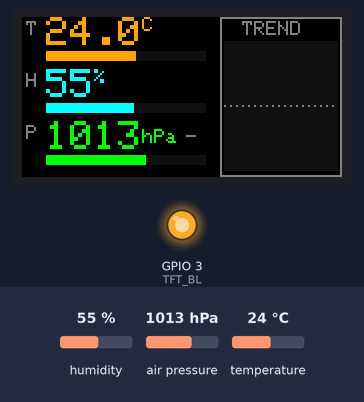
A sketch run on a simulated Seeed XIAO ESP32-C3. Shown: 160×80 colour display, output pins drawn as LEDs (lit = HIGH). The test bench sets the inputs (shaded band); at power-on: temperature 24 °C, humidity 55 %, air pressure 1013 hPa. What the sketch prints to the serial monitor is not drawn.

Above: at 2.6 s.
2.7 s: temperature set to 12 °C
At 5.2 s:
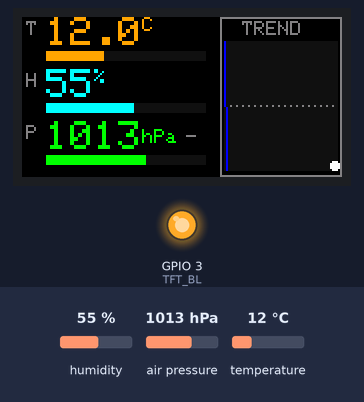
8.8 s: temperature set to 19 °C
At 11.0 s:
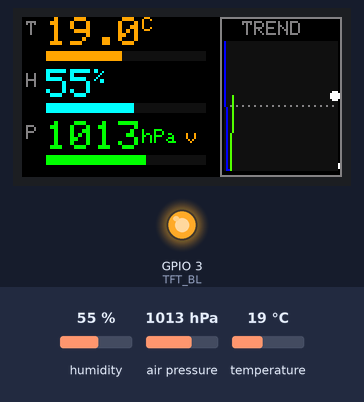
14.9 s: temperature set to 28 °C
At 16.8 s:
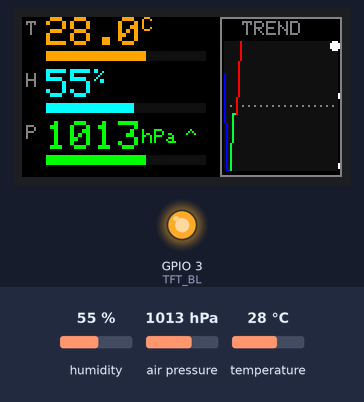
21.0 s: temperature set to 33 °C
At 22.5 s:
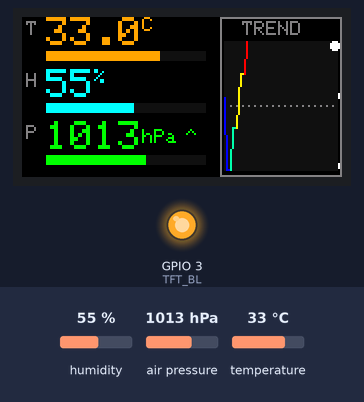
27.1 s: temperature set to 41 °C
At 28.3 s:
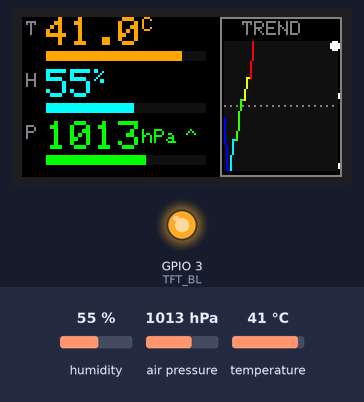
33.2 s: temperature set to 1 °C
At 35.3 s:
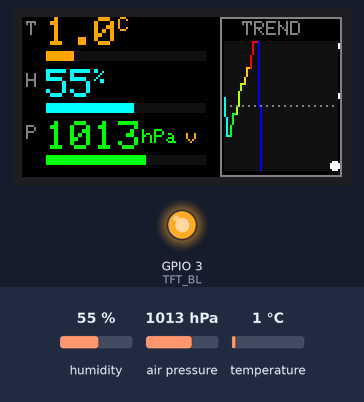
Timing chart, 0 to 36.8 s (numbered marks = the images above; inputs shaded):
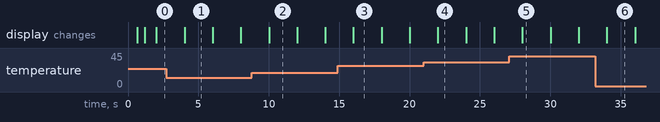

The sketch:

esp32c3_bme280_160x80tft_graphical.ino
```cpp
/*
 * BME280 Graphical Display
 * ESP32-C3 Super Mini + ST7735 160x80
 *
 * Features:
 *   - Color-coded values
 *   - Horizontal bar graphs
 *   - Temperature trend mini-graph
 *   - Clean layout for 160x80 display
 */

#include <Adafruit_GFX.h>
#include <Adafruit_ST7735.h>
#include <SPI.h>
#include <Adafruit_Sensor.h>
#include <Adafruit_BME280.h>

// BME280 I2C pins
#define BME280_I2C_SDA_PIN 8
#define BME280_I2C_SCL_PIN 9
#define BME280_I2C_ADDRESS 0x76
#define SEALEVELPRESSURE_HPA (1013.25)

// TFT pins
#define TFT_SCLK 4
#define TFT_MOSI 6
#define TFT_CS   7
#define TFT_DC   5
#define TFT_RST  10
#define TFT_BL   3

// Objects
Adafruit_BME280 bme;
Adafruit_ST7735 tft = Adafruit_ST7735(TFT_CS, TFT_DC, TFT_MOSI, TFT_SCLK, TFT_RST);

// Temperature history for graph
#define HIST_SIZE 50
float tempHistory[HIST_SIZE];
int histIndex = 0;
bool histFilled = false;

// Colors
#define COLOR_BG       ST77XX_BLACK
#define COLOR_TEMP     0xFD20  // Orange
#define COLOR_HUMID    0x07FF  // Cyan
#define COLOR_PRESS    0x07E0  // Green
#define COLOR_LABEL    0x8410  // Gray
#define COLOR_GRAPH_BG 0x1082  // Dark blue-gray

// Display regions (160x80)
// Left side: values (0-95)
// Right side: temp graph (100-159)

void setup() {
  Serial.begin(115200);
  delay(500);
  Serial.println("\nBME280 Graphical Display");

  // Backlight
  pinMode(TFT_BL, OUTPUT);
  digitalWrite(TFT_BL, HIGH);

  // Init TFT
  tft.initR(INITR_MINI160x80);
  tft.setRotation(1);
  tft.fillScreen(COLOR_BG);

  // Splash
  tft.setTextColor(ST77XX_WHITE);
  tft.setTextSize(1);
  tft.setCursor(20, 30);
  tft.print("BME280 Monitor");
  tft.setCursor(35, 45);
  tft.setTextColor(COLOR_LABEL);
  tft.print("Starting...");

  // Init I2C and BME280
  Wire.begin(BME280_I2C_SDA_PIN, BME280_I2C_SCL_PIN);

  if (!bme.begin(BME280_I2C_ADDRESS)) {
    tft.fillScreen(COLOR_BG);
    tft.setTextColor(ST77XX_RED);
    tft.setCursor(10, 35);
    tft.print("BME280 ERROR!");
    while (1) delay(100);
  }

  // Init history with current temp
  float initTemp = bme.readTemperature();
  for (int i = 0; i < HIST_SIZE; i++) {
    tempHistory[i] = initTemp;
  }

  delay(500);
  tft.fillScreen(COLOR_BG);
  drawStaticElements();

  Serial.println("Ready");
}

void loop() {
  static unsigned long lastUpdate = 0;

  if (millis() - lastUpdate >= 2000) {
    lastUpdate = millis();
    updateDisplay();
  }
}

void drawStaticElements() {
  // Labels on left
  tft.setTextColor(COLOR_LABEL);
  tft.setTextSize(1);
  tft.setCursor(2, 2);
  tft.print("T");
  tft.setCursor(2, 28);
  tft.print("H");
  tft.setCursor(2, 54);
  tft.print("P");

  // Graph border
  tft.drawRect(99, 0, 61, 80, COLOR_LABEL);

  // Graph title
  tft.setTextColor(COLOR_LABEL);
  tft.setCursor(110, 2);
  tft.print("TREND");
}

void updateDisplay() {
  // Read all values once
  float temp = bme.readTemperature();
  float humid = bme.readHumidity();
  float press = bme.readPressure() / 100.0F;

  // Update history
  tempHistory[histIndex] = temp;
  histIndex = (histIndex + 1) % HIST_SIZE;
  if (histIndex == 0) histFilled = true;

  // Draw temperature section (y: 0-25)
  drawValueWithBar(12, 0, temp, -10, 50, COLOR_TEMP, "C", 1);

  // Draw humidity section (y: 26-51)
  drawValueWithBar(12, 26, humid, 0, 100, COLOR_HUMID, "%", 0);

  // Draw pressure section (y: 52-77)
  drawPressure(12, 52, press);

  // Draw temperature graph
  drawTempGraph();

  // Serial output
  Serial.printf("T:%.1fC H:%.0f%% P:%.0fhPa\n", temp, humid, press);
}

void drawValueWithBar(int x, int y, float value, float minVal, float maxVal,
                      uint16_t color, const char* unit, int decimals) {
  // Clear area
  tft.fillRect(x, y, 85, 24, COLOR_BG);

  // Value text
  tft.setTextColor(color);
  tft.setTextSize(2);
  tft.setCursor(x, y);

  if (decimals == 1) {
    tft.print(value, 1);
  } else {
    tft.print((int)value);
  }

  // Unit
  tft.setTextSize(1);
  tft.print(unit);

  // Bar graph
  int barY = y + 17;
  int barWidth = 80;
  int barHeight = 5;

  // Background bar
  tft.fillRect(x, barY, barWidth, barHeight, COLOR_GRAPH_BG);

  // Value bar
  float pct = constrain((value - minVal) / (maxVal - minVal), 0, 1);
  int fillWidth = (int)(pct * barWidth);
  tft.fillRect(x, barY, fillWidth, barHeight, color);
}

void drawPressure(int x, int y, float press) {
  // Clear area
  tft.fillRect(x, y, 85, 24, COLOR_BG);

  // Pressure value
  tft.setTextColor(COLOR_PRESS);
  tft.setTextSize(2);
  tft.setCursor(x, y);
  tft.print((int)press);

  // Unit
  tft.setTextSize(1);
  tft.setCursor(x + 48, y + 4);
  tft.print("hPa");

  // Trend indicator based on graph data
  int trend = getPressureTrend();
  tft.setCursor(x + 70, y + 4);
  if (trend > 0) {
    tft.setTextColor(COLOR_PRESS);
    tft.print("^");  // Rising
  } else if (trend < 0) {
    tft.setTextColor(COLOR_TEMP);
    tft.print("v");  // Falling
  } else {
    tft.setTextColor(COLOR_LABEL);
    tft.print("-");  // Stable
  }

  // Mini bar showing relative pressure (950-1050 range)
  int barY = y + 17;
  tft.fillRect(x, barY, 80, 5, COLOR_GRAPH_BG);
  float pct = constrain((press - 950) / 100.0, 0, 1);
  tft.fillRect(x, barY, (int)(pct * 80), 5, COLOR_PRESS);
}

int getPressureTrend() {
  // Simple trend: compare oldest vs newest in history
  if (!histFilled && histIndex < 5) return 0;

  int oldIdx = histFilled ? (histIndex + 1) % HIST_SIZE : 0;
  int newIdx = (histIndex - 1 + HIST_SIZE) % HIST_SIZE;

  float diff = tempHistory[newIdx] - tempHistory[oldIdx];
  if (diff > 0.5) return 1;
  if (diff < -0.5) return -1;
  return 0;
}

void drawTempGraph() {
  // Graph area: x=100-158, y=12-78
  int gx = 101;
  int gy = 12;
  int gw = 57;
  int gh = 65;

  // Clear graph area
  tft.fillRect(gx, gy, gw, gh, COLOR_GRAPH_BG);

  // Find min/max for scaling
  float minT = tempHistory[0];
  float maxT = tempHistory[0];
  int count = histFilled ? HIST_SIZE : histIndex;

  for (int i = 0; i < count; i++) {
    if (tempHistory[i] < minT) minT = tempHistory[i];
    if (tempHistory[i] > maxT) maxT = tempHistory[i];
  }

  // Ensure minimum range
  if (maxT - minT < 2) {
    float mid = (maxT + minT) / 2;
    minT = mid - 1;
    maxT = mid + 1;
  }

  // Draw center line
  int centerY = gy + gh / 2;
  for (int x = gx; x < gx + gw; x += 3) {
    tft.drawPixel(x, centerY, COLOR_LABEL);
  }

  // Draw temperature line
  if (count < 2) return;

  for (int i = 1; i < count; i++) {
    int idx1 = histFilled ? (histIndex + i - 1) % HIST_SIZE : i - 1;
    int idx2 = histFilled ? (histIndex + i) % HIST_SIZE : i;

    // Map to graph coordinates
    int x1 = gx + map(i - 1, 0, HIST_SIZE - 1, 0, gw - 1);
    int x2 = gx + map(i, 0, HIST_SIZE - 1, 0, gw - 1);

    int y1 = gy + gh - 1 - (int)((tempHistory[idx1] - minT) / (maxT - minT) * (gh - 1));
    int y2 = gy + gh - 1 - (int)((tempHistory[idx2] - minT) / (maxT - minT) * (gh - 1));

    y1 = constrain(y1, gy, gy + gh - 1);
    y2 = constrain(y2, gy, gy + gh - 1);

    // Color based on temperature
    uint16_t lineColor = getTempColor(tempHistory[idx2], minT, maxT);
    tft.drawLine(x1, y1, x2, y2, lineColor);
  }

  // Current value dot
  int lastIdx = (histIndex - 1 + HIST_SIZE) % HIST_SIZE;
  int dotX = gx + gw - 2;
  int dotY = gy + gh - 1 - (int)((tempHistory[lastIdx] - minT) / (maxT - minT) * (gh - 1));
  dotY = constrain(dotY, gy + 2, gy + gh - 3);
  tft.fillCircle(dotX, dotY, 2, ST77XX_WHITE);
}

uint16_t getTempColor(float temp, float minT, float maxT) {
  float norm = (temp - minT) / (maxT - minT);
  norm = constrain(norm, 0, 1);

  // Blue (cold) -> Cyan -> Green -> Yellow -> Red (hot)
  uint8_t r, g, b;

  if (norm < 0.25) {
    // Blue to Cyan
    float t = norm * 4;
    r = 0; g = (uint8_t)(t * 255); b = 255;
  } else if (norm < 0.5) {
    // Cyan to Green
    float t = (norm - 0.25) * 4;
    r = 0; g = 255; b = (uint8_t)((1 - t) * 255);
  } else if (norm < 0.75) {
    // Green to Yellow
    float t = (norm - 0.5) * 4;
    r = (uint8_t)(t * 255); g = 255; b = 0;
  } else {
    // Yellow to Red
    float t = (norm - 0.75) * 4;
    r = 255; g = (uint8_t)((1 - t) * 255); b = 0;
  }

  return tft.color565(r, g, b);
}
```

Measured:
- after the input at 2.7 s, the display: changes after 1.3 s (image 1)
- after the input at 8.8 s, the display: changes after 1.2 s (image 2)
- after the input at 14.9 s, the display: changes after 1.1 s (image 3)
- after the input at 21.0 s, the display: changes after 1.0 s (image 4)
- after the input at 27.1 s, the display: changes after 0.92 s (image 5)
- after the input at 33.2 s, the display: changes after 0.82 s (image 6)
